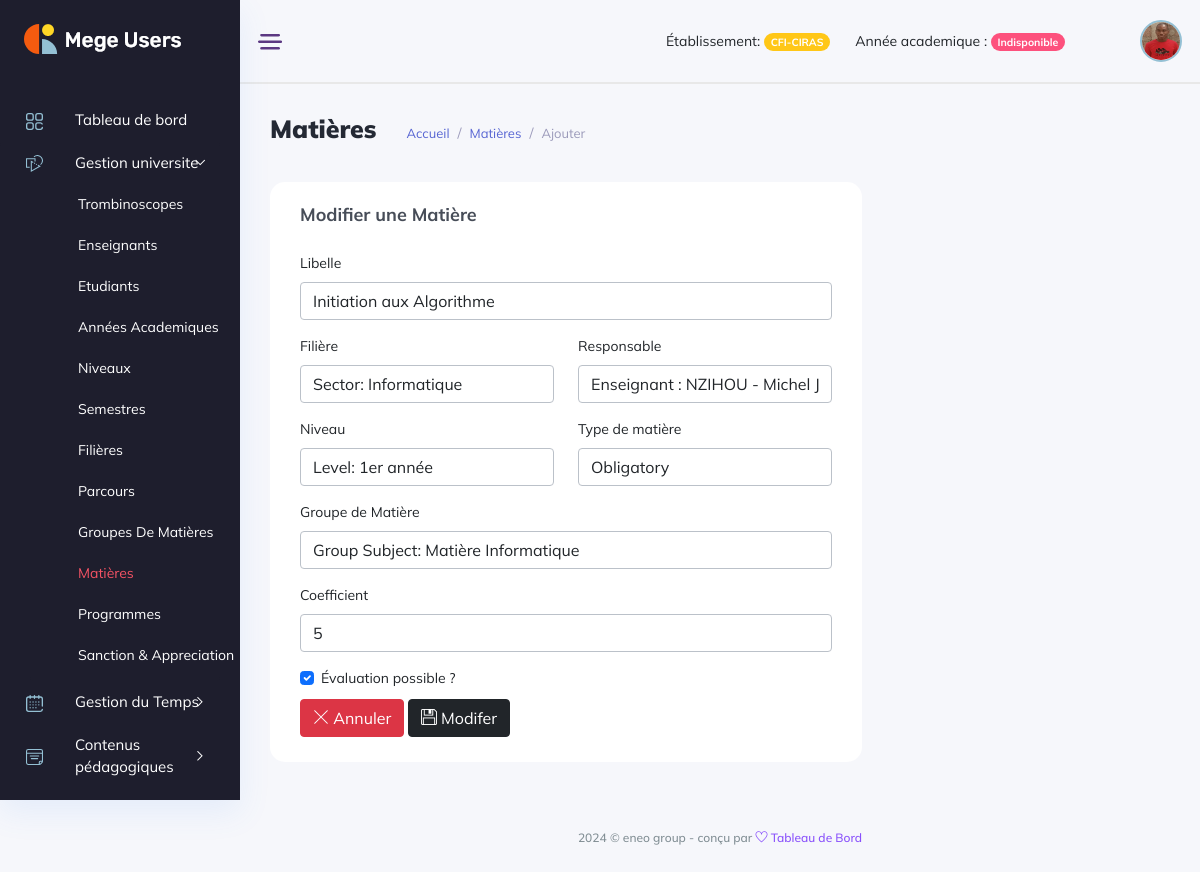
Page /manager_dashboard/gestion_universite/matières/1/editer/ (signed in) on the committed database.
### backend/models/user_account.py (models this page shows, shortened)
class User(AbstractBaseUser, PermissionsMixin):
    school = models.ForeignKey(Etablishment, on_delete=models.CASCADE, null=True, blank=True)
    username = models.CharField(max_length=255, unique=True,)
    student = models.OneToOneField(Student, unique=True, on_delete=models.SET_NULL, null=True, blank=True)
    teacher = models.OneToOneField(Teacher, unique=True, on_delete=models.SET_NULL, null=True, blank=True)
    management_profil = models.OneToOneField(ManagementProfil, unique=True, on_delete=models.CASCADE, null=True, blank=True)
    is_active = models.BooleanField(default=True)
    is_admin = models.BooleanField(default=False)
    is_admin_school = models.BooleanField(default=False)
    is_manager = models.BooleanField(default=False)
    is_accountant = models.BooleanField(default=False)
    is_student = models.BooleanField(default=False)
    is_teacher = models.BooleanField(default=False)
    created_at = models.DateTimeField(auto_now_add=True)
    updated_at = models.DateTimeField(auto_now=True)
    objects = UserManager()
    USERNAME_FIELD = 'username'

### backend/models/gestion_ecole.py (models this page shows, shortened)
class Etablishment(models.Model):
    name = models.CharField(max_length=120)
    tel = models.CharField(max_length=20)
    address = models.CharField(max_length=100)
    social_address = models.CharField(max_length=100, blank=True, null=True)
    email = models.EmailField(max_length=200, blank=True, null=True)
    bulletin_foot = models.CharField(max_length=50, blank=True, null=True)
    currency = models.CharField(max_length=50, choices=currencies, blank=True, null=True)
    système = models.CharField(max_length=50, choices=systemes, blank=True, null=True)
    status_fees = models.CharField(max_length=50, choices=statues, blank=True, null=True)
    subscription_fees = models.IntegerField(default=1000, blank=True, null=True)
    month = models.IntegerField(default=9, blank=True, null=True)
    re_registration_fees = models.IntegerField(default=800, blank=True, null=True)

class Subject(models.Model):
    label = models.CharField(max_length=50)
    sector = models.ForeignKey(Sector, on_delete=models.SET_NULL, blank=True, null=True)
    teacher_in_charge = models.ForeignKey(Teacher, on_delete=models.SET_NULL, null=True, blank=True)
    level = models.ForeignKey(Level, on_delete=models.SET_NULL, blank=True, null=True)
    types = [('obligatory', 'Obligatory'), ('secondary', 'Secondary')]
    type = models.CharField(max_length=12, choices=types)
    subject_group = models.ForeignKey(GroupSubject, on_delete=models.SET_NULL, null=True, blank=True)
    possible_evaluation = models.BooleanField(default=True)
    possible_averaging = models.BooleanField(default=True)
    coefficient = models.IntegerField(default=1)
    created_at = models.DateTimeField(auto_now_add=True)
    updated_at = models.DateTimeField(auto_now=True)

### backend/models/gestion_ecole.py (called while the page is built)
    def __str__(self):
        return f"Enseignant : {self.lastname} - {self.firstname}"

    def __str__(self):
        return f"Level: {self.label}"

    def __str__(self):
        return f"Group Subject: {self.title}"

    def __str__(self):
        return f"Sector: {self.title}"

### manager_dashboard/views/gestion_universite_view.py (called while the page is built)
    def dispatch(self,request, *args, **kwargs):
        if not request.user.is_authenticated:
            return redirect('backend:login')
        if request.user.is_manager:
            return super().dispatch(request, *args, **kwargs)
        return redirect('backend:logout')

    def get(self, request, pk, *args, **kwargs):
        subject = get_object_or_404(Subject, pk=pk)
        form = SubjectForm(request.user, instance=subject)
        context = {'form':form, 'subject':subject}
        return render(request, template_name=self.template, context=context)

### manager_dashboard/templates/manager_dashboard/gestion_universite/editer_matiere.html (shortened to what this page needs)
{% extends '../base.html' %}
{% load static %}
{% block content %}
<div class="main_content_iner overly_inner ">
    <div class="container-fluid p-0 ">
        <div class="row">
            <div class="col-12">
                <div class="page_title_box d-flex flex-wrap align-items-center justify-content-between">
                    <div class="page_title_left d-flex align-items-center">
                        <h3 class="f_s_25 f_w_700 dark_text mr_30">Matières</h3>
                        <ol class="breadcrumb page_bradcam mb-0">
                            <li class="breadcrumb-item"><a class='text-primary' href='{% url "manager_dashboard:index" %}'>Accueil</a></li>
                            <li class="breadcrumb-item"><a class='text-primary' href='{% url "manager_dashboard:subjects" %}'>Matières</a></li>
                            <li class="breadcrumb-item"><a>Ajouter</a></li>
                        </ol>
                    </div>
                </div>
            </div>
        </div>
        <div class="row">
            <div class="col-8">
                <div class="white_card card_height_100 mb_30">
                    <div class="white_card_header">
                        <div class="box_header m-0">
                            <div class="main-title">
                                <h3 class="m-0">Modifier une Matière </h3>
                            </div>
                        </div>
                    </div>
                    <div class="white_card_body">
                        <form method="post">
                            <div class="mb-3">
                                <label class="form-label" for="libelle">Libelle</label>
                                {{form.label }}
                            </div>
                            <div class="row mb-3">
                                <div class="col-md-6">
                                    <label class="form-label" for="level">Filière</label>
                                    {{ form.sector }}
                                </div>
                                <div class="col-md-6">
                                    <label class="form-label" for="level">Responsable</label>
                                    {{ form.teacher_in_charge}}
                                </div>
                            </div>
                            <div class="row mb-3">
                                <div class="col-md-6">
                                    <label class="form-label" for="level">Niveau</label>
                                    {{ form.level }}
                                </div>
                                <div class="col-md-6">
                                    <label class="form-label" for="level">Type de matière</label>
                                    {{ form.type }}
                                </div>
                            </div>
                            <div class="mb-3">
                                <label class="form-label" for="level">Groupe de Matière</label>
                                {{ form.subject_group}}
                            </div>
                            <div class="mb-3">
                                <label class="form-label" for="level">Coefficient</label>
                                {{ form.coefficient}}
                            </div>
                            <div>
                                <div class="form-check">
                                    {{ form.possible_evaluation }}
                                    <label class="form-label form-check-label" for="gridCheck">Évaluation possible ?</label>
                                </div>
                            </div>
                            <div>
                                <a href='{% url "manager_dashboard:subjects" %}' class="btn btn-danger"> <i class="ti-close"></i> Annuler</a>
                                <button type="submit" class="btn btn-dark"> <i class="ti-save"></i> Modifer</button>
                            </div>
                        </form>
                    </div>
                </div>
            </div>
        </div>
    </div>
</div>
{% endblock content %}

### manager_dashboard/templates/manager_dashboard/base.html (shortened to what this page needs)
<!DOCTYPE html>
{% load static %}
<html lang="fr">
<head>
    <link rel="stylesheet" href="{% static 'css/bootstrap1.min.css' %}" />
    <link rel="stylesheet" href="{% static 'vendors/themefy_icon/themify-icons.css' %}" />
    <link rel="stylesheet" href="{% static 'vendors/niceselect/css/nice-select.css' %}" />
    <link rel="stylesheet" href="{% static 'vendors/owl_carousel/css/owl.carousel.css' %}" />
    <link rel="stylesheet" href="{% static 'vendors/gijgo/gijgo.min.css' %}" />
    <link rel="stylesheet" href="{% static 'vendors/font_awesome/css/all.min.css' %}" />
    <link rel="stylesheet" href="{% static 'vendors/tagsinput/tagsinput.css' %}" />
    <link rel="stylesheet" href="{% static 'vendors/datepicker/date-picker.css' %}" />
    <link rel="stylesheet" href="{% static 'vendors/vectormap-home/vectormap-2.0.2.css' %}" />
    <link rel="stylesheet" href="{% static 'vendors/scroll/scrollable.css' %}" />
    <link rel="stylesheet" href="{% static 'vendors/datatable/css/jquery.dataTables.min.css' %}" />
    <link rel="stylesheet" href="{% static 'vendors/datatable/css/responsive.dataTables.min.css' %}" />
    <link rel="stylesheet" href="{% static 'vendors/datatable/css/buttons.dataTables.min.css' %}" />
    <link rel="stylesheet" href="{% static 'vendors/text_editor/summernote-bs4.css' %}" />
    <link rel="stylesheet" href="{% static 'vendors/morris/morris.css' %}">
    <link rel="stylesheet" href="{% static 'vendors/material_icon/material-icons.css' %}" />
    <link rel="stylesheet" href="{% static 'css/metisMenu.css' %}">
    <link rel="stylesheet" href="{% static 'css/style1.css' %}" />
    <link rel="stylesheet" href="{% static 'css/colors/default.css' %}" id="colorSkinCSS">
</head>
<body class="crm_body_bg">
    <nav class="sidebar dark_sidebar">
        <div class="logo d-flex justify-content-between">
            <a class="large_logo" href="index-2.html"><img src="{% static 'img/logo_white.png' %}" alt></a>
        </div>
        <ul id="sidebar_menu">
            <li class>
                <a href='{% url "manager_dashboard:index" %}' aria-expanded="false">
                    <div class="nav_icon_small">
                    <img src="{% static 'img/menu-icon/dashboard.svg' %}" alt>
                    </div>
                    <div class="nav_title">
                        <span>Tableau de bord</span>
                    </div>
                </a>
            </li>
            <li class>
                <a class="has-arrow" href="#" aria-expanded="false">
                    <div class="nav_icon_small">
                        <img src="{% static 'img/menu-icon/16.svg' %}" alt>
                    </div>
                    <div class="nav_title">
                        <span>Gestion universite </span>
                    </div>
                </a>
                <ul>
                    <li><a href='{% url "manager_dashboard:trombinoscopes" %}'>Trombinoscopes</a></li>
                    <li><a href='{% url "manager_dashboard:teachers" %}'>Enseignants</a></li>
                    <li><a href='{% url "manager_dashboard:students" %}'>Etudiants</a></li>
                    <li><a href='{% url "manager_dashboard:years" %}'>Années academiques</a></li>
                    <li><a href='{% url "manager_dashboard:levels" %}'>Niveaux</a></li>
                    <li><a href='{% url "manager_dashboard:semesters" %}'>Semestres</a></li>
                    <li><a href='{% url "manager_dashboard:sectors" %}'>Filières</a></li>
                    <li><a href='{% url "manager_dashboard:careers" %}'>Parcours</a></li>
                    <li><a href='{% url "manager_dashboard:group_subjects" %}'>Groupes de Matières</a></li>
                    <li><a href='{% url "manager_dashboard:subjects" %}'>Matières</a></li>
                    <li><a href='{% url "manager_dashboard:programs" %}'>Programmes</a></li>
                    <li><a href='{% url "manager_dashboard:sanction_appreciations" %}'>Sanction & Appreciation</a></li>
                </ul>
            </li>
            <li class>
                <a class="has-arrow" href="#" aria-expanded="false">
                    <div class="nav_icon_small">
                        <img src="{% static 'img/menu-icon/15.svg' %}" alt>
                    </div>
                    <div class="nav_title">
                        <span>Gestion du Temps </span>
                    </div>
                </a>
            </li>
            <li class>
                <a class="has-arrow" href="#" aria-expanded="false">
                    <div class="nav_icon_small">
                        <img src="{% static 'img/menu-icon/11.svg' %}" alt>
                    </div>
                    <div class="nav_title">
                        <span>Contenus pédagogiques </span>
                    </div>
                </a>
            </li>
            <li class>
                <a class="has-arrow" href="#" aria-expanded="false">
                    <div class="nav_icon_small">
                    </div>
                    <div class="nav_title">
                    </div>
                </a>
            </li>
        </ul>
    </nav>
    <section class="main_content dashboard_part large_header_bg">
        <div class="container-fluid g-0">
            <div class="row">
                <div class="col-lg-12 p-0 ">
                    <div class="header_iner d-flex justify-content-between align-items-center">
                        <div class="line_icon open_miniSide d-none d-lg-block">
                            <img src="{% static 'img/line_img.png' %}" alt>
                        </div>
                        <div class="header_right d-flex justify-content-between align-items-center">
                            <div class="header_notification_warp d-flex align-items-center">
                                <li style="margin-right: 25px;">
                                    Établissement: <span class="badge rounded-pill bg-warning">{{user.school.name}}</span>
                                </li>
                                <li style="margin-right: 25px;">
                                    Année academique :
                                    {% if request.session.academic_year %}
                                        {% with academic_year=request.session.academic_year %}
                                            <span class="badge rounded-pill bg-primary">{{request.session.academic_year}}</span>
                                        {% endwith %}
                                    {% else %}
                                        <span class="badge rounded-pill bg-danger">Indisponible</span>
                                    {%endif%}
                                </li>
                            </div>
                            <div class="profile_info">
                                <img src="{% static 'img/membre.jpg' %}" width="50" height="50" alt="#">
                            </div>
                        </div>
                    </div>
                </div>
            </div>
        </div>
        {% block content %}{% endblock %}
        <div class="footer_part">
            <div class="container-fluid">
                <div class="row">
                    <div class="col-lg-12">
                        <div class="footer_iner text-center">
                            <p>{% now "Y" %} © eneo group - conçu par <a href="#"> <i class="ti-heart"></i> </a><a href="#"> Tableau de Bord</a></p>
                        </div>
                    </div>
                </div>
            </div>
        </div>
    </section>
</body>
</html>

### elimu_universite/static/css/metisMenu.css (style rules this page uses)
.metismenu .has-arrow { position:relative }
.metismenu .has-arrow::after { position:absolute;content:'';transform:rotate(-90deg) translate(0,-50%);transform-origin:top;top:50%;transition:all .3s ease-out;right:40px;content:"\e64b";font-family:themify;color:#a5adc6;font-weight:600;font-size:14px }
.metismenu .mm-active>.has-arrow::after,.metismenu .has-arrow[aria-expanded=true]::after { transform:rotate(180deg) translate(0,-50%) }

### rows in the picture
User: school.name "CFI-CIRAS"
Subject: label "Initiation aux Algorithme", sector "Sector: Informatique", teacher_in_charge "Enseignant : NZIHOU - Michel Jennifer", level "Level: 1er année", type "Obligatory", subject_group "Group Subject: Matière Informatique", coefficient "5", possible_evaluation "☑"
